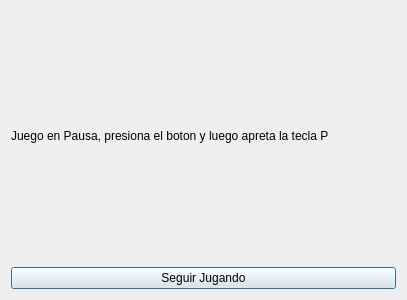
<?xml version="1.0" encoding="UTF-8"?>
<ui version="4.0">
 <class>Pausa</class>
 <widget class="QDialog" name="Pausa">
  <property name="geometry">
   <rect>
    <x>0</x>
    <y>0</y>
    <width>407</width>
    <height>300</height>
   </rect>
  </property>
  <property name="windowTitle">
   <string>Dialog</string>
  </property>
  <layout class="QVBoxLayout" name="verticalLayout_2">
   <item>
    <layout class="QVBoxLayout" name="verticalLayout">
     <item>
      <widget class="QLabel" name="pausalabel">
       <property name="text">
        <string>Juego en Pausa, presiona el boton y luego apreta la tecla P</string>
       </property>
      </widget>
     </item>
     <item>
      <widget class="QPushButton" name="seguirjugando">
       <property name="text">
        <string>Seguir Jugando</string>
       </property>
      </widget>
     </item>
    </layout>
   </item>
  </layout>
 </widget>
 <resources/>
 <connections/>
</ui>
